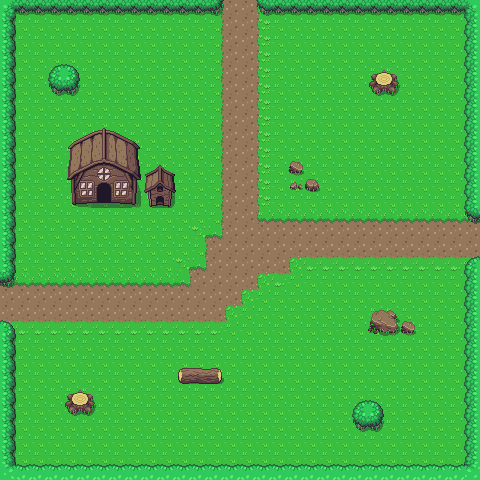

Rendered tile map (Tiled .tmx) drawn with the repository's tilesets; below, a short description and the full map source, tile grids included:
An orthogonal 30x30 tile map with 16x16 px tiles, 2 tile layers (Ground, Collisions) and 15 objects.

<map version="1.5" tiledversion="1.5.0" orientation="orthogonal" renderorder="left-down" width="30" height="30" tilewidth="16" tileheight="16" infinite="0" nextlayerid="4" nextobjectid="33">
 <tileset firstgid="1" source="overworld.tsx" />
 <layer id="1" name="Ground" width="30" height="30">
  <data encoding="csv">
1,1,1,1,1,1,1,1,1,1,1,1,1,1201,1202,1202,1203,1,1,1,1,1,1,1,1,1,1,1,1,1,
1,1,1,1,1,1,1,1,1,1,1,1,1,1201,1202,1202,1203,1,1,1,1,1,1,1,1,1,1,1,1,1,
1,1,1,1,1,1,1,1,1,1,1,1,1,1201,1202,1202,1203,1,1,1,1,1,1,1,1,1,1,1,1,1,
1,1,1,1,1,1,1,1,1,1,1,1,1,1201,1202,1202,1203,1,1,1,1,1,1,1,1,1,1,1,1,1,
1,1,1,1,1,1,1,1,1,1,1,1,1,1201,1202,1202,1203,1,1,1,1,1,1,1,1,1,1,1,1,1,
1,1,1,1,1,1,1,1,1,1,1,1,1,1201,1202,1202,1203,1,1,1,1,1,1,1,1,1,1,1,1,1,
1,1,1,1,1,1,1,1,1,1,1,1,1,1201,1202,1202,1203,1,1,1,1,1,1,1,1,1,1,1,1,1,
1,1,1,1,1,1,1,1,1,1,1,1,1,1201,1202,1202,1203,1,1,1,1,1,1,1,1,1,1,1,1,1,
1,1,1,1,1,1,1,1,1,1,1,1,1,1201,1202,1202,1203,1,1,1,1,1,1,1,1,1,1,1,1,1,
1,1,1,1,1,1,1,1,1,1,1,1,1,1201,1202,1202,1203,1,1,1,1,1,1,1,1,1,1,1,1,1,
1,1,1,1,1,1,1,1,1,1,1,1,1,1201,1202,1202,1203,1,1,1,1,1,1,1,1,1,1,1,1,1,
1,1,1,1,1,1,1,1,1,1,1,1,1,1201,1202,1202,1203,1,1,1,1,1,1,1,1,1,1,1,1,1,
1,1,1,1,1,1,1,1,1,1,1,1,1,1201,1202,1202,1203,1,1,1,1,1,1,1,1,1,1,1,1,1,
1,1,1,1,1,1,1,1,1,1,1,1,1,1201,1202,1202,1321,1162,1162,1162,1162,1162,1162,1162,1162,1162,1162,1162,1162,1162,
1,1,1,1,1,1,1,1,1,1,1,1,1161,1322,1202,1202,1202,1202,1202,1202,1202,1202,1202,1202,1202,1202,1202,1202,1202,1202,
1,1,1,1,1,1,1,1,1,1,1,1,1201,1202,1202,1202,1202,1202,1202,1202,1202,1202,1202,1202,1202,1202,1202,1202,1202,1202,
1,1,1,1,1,1,1,1,1,1,1,1161,1322,1202,1202,1202,1202,1202,1281,1242,1242,1242,1242,1242,1242,1242,1242,1242,1242,1242,
1162,1162,1162,1162,1162,1162,1162,1162,1162,1162,1162,1322,1202,1202,1202,1202,1281,1242,1243,1,1,1,1,1,1,1,1,1,1,1,
1202,1202,1202,1202,1202,1202,1202,1202,1202,1202,1202,1202,1202,1202,1202,1281,1243,1,1,1,1,1,1,1,1,1,1,1,1,1,
1202,1202,1202,1202,1202,1202,1202,1202,1202,1202,1202,1202,1202,1202,1281,1243,1,1,1,1,1,1,1,1,1,1,1,1,1,1,
1242,1242,1242,1242,1242,1242,1242,1242,1242,1242,1242,1242,1242,1242,1243,1,1,1,1,1,1,1,1,1,1,1,1,1,1,1,
1,1,1,1,1,1,1,1,1,1,1,1,1,1,1,1,1,1,1,1,1,1,1,1,1,1,1,1,1,1,
1,1,1,1,1,1,1,1,1,1,1,1,1,1,1,1,1,1,1,1,1,1,1,1,1,1,1,1,1,1,
1,1,1,1,1,1,1,1,1,1,1,1,1,1,1,1,1,1,1,1,1,1,1,1,1,1,1,1,1,1,
1,1,1,1,1,1,1,1,1,1,1,1,1,1,1,1,1,1,1,1,1,1,1,1,1,1,1,1,1,1,
1,1,1,1,1,1,1,1,1,1,1,1,1,1,1,1,1,1,1,1,1,1,1,1,1,1,1,1,1,1,
1,1,1,1,1,1,1,1,1,1,1,1,1,1,1,1,1,1,1,1,1,1,1,1,1,1,1,1,1,1,
1,1,1,1,1,1,1,1,1,1,1,1,1,1,1,1,1,1,1,1,1,1,1,1,1,1,1,1,1,1,
1,1,1,1,1,1,1,1,1,1,1,1,1,1,1,1,1,1,1,1,1,1,1,1,1,1,1,1,1,1,
1,1,1,1,1,1,1,1,1,1,1,1,1,1,1,1,1,1,1,1,1,1,1,1,1,1,1,1,1,1
</data>
 </layer>
 <layer id="2" name="Collisions" width="30" height="30">
  <data encoding="csv">
765,766,766,766,766,766,766,766,766,766,766,766,766,687,0,0,686,766,766,766,766,766,766,766,766,766,766,766,766,764,
728,0,0,0,0,0,0,0,0,0,0,0,0,0,0,0,0,0,0,0,0,0,0,0,0,0,0,0,0,727,
728,0,0,0,0,0,0,0,0,0,0,0,0,0,0,0,0,0,0,0,0,0,0,0,0,0,0,0,0,727,
728,0,0,0,0,0,0,0,0,0,0,0,0,0,0,0,0,0,0,0,0,0,0,0,0,0,0,0,0,727,
728,0,0,646,647,0,0,0,0,0,0,0,0,0,0,0,0,0,0,0,0,0,0,152,153,0,0,0,0,727,
728,0,0,686,687,0,0,0,0,0,0,0,0,0,0,0,0,0,0,0,0,0,0,192,193,0,0,0,0,727,
728,0,0,0,0,0,0,0,0,0,0,0,0,0,0,0,0,0,0,0,0,0,0,0,0,0,0,0,0,727,
728,0,0,0,0,0,0,0,0,0,0,0,0,0,0,0,0,0,0,0,0,0,0,0,0,0,0,0,0,727,
728,0,0,0,7,8,9,10,11,0,0,0,0,0,0,0,0,0,0,0,0,0,0,0,0,0,0,0,0,727,
728,0,0,0,47,48,49,50,51,0,0,0,0,0,0,0,0,0,0,0,0,0,0,0,0,0,0,0,0,727,
728,0,0,0,87,88,89,90,91,214,215,0,0,0,0,0,0,0,208,0,0,0,0,0,0,0,0,0,0,727,
728,0,0,0,127,128,129,130,131,254,255,0,0,0,0,0,0,0,211,209,0,0,0,0,0,0,0,0,0,727,
728,0,0,0,167,168,169,170,171,294,295,0,0,0,0,0,0,0,0,0,0,0,0,0,0,0,0,0,0,727,
728,0,0,0,0,0,0,0,0,0,0,0,0,0,0,0,0,0,0,0,0,0,0,0,0,0,0,0,0,686,
728,0,0,0,0,0,0,0,0,0,0,0,0,0,0,0,0,0,0,0,0,0,0,0,0,0,0,0,0,0,
728,0,0,0,0,0,0,0,0,0,0,0,0,0,0,0,0,0,0,0,0,0,0,0,0,0,0,0,0,0,
728,0,0,0,0,0,0,0,0,0,0,0,0,0,0,0,0,0,0,0,0,0,0,0,0,0,0,0,0,646,
687,0,0,0,0,0,0,0,0,0,0,0,0,0,0,0,0,0,0,0,0,0,0,0,0,0,0,0,0,727,
0,0,0,0,0,0,0,0,0,0,0,0,0,0,0,0,0,0,0,0,0,0,0,0,0,0,0,0,0,727,
0,0,0,0,0,0,0,0,0,0,0,0,0,0,0,0,0,0,0,0,0,0,0,450,451,0,0,0,0,727,
647,0,0,0,0,0,0,0,0,0,0,0,0,0,0,0,0,0,0,0,0,0,0,490,491,208,0,0,0,727,
728,0,0,0,0,0,0,0,0,0,0,0,0,0,0,0,0,0,0,0,0,0,0,0,0,0,0,0,0,727,
728,0,0,0,0,0,0,0,0,0,0,0,0,0,0,0,0,0,0,0,0,0,0,0,0,0,0,0,0,727,
728,0,0,0,0,0,0,0,0,0,0,204,205,206,0,0,0,0,0,0,0,0,0,0,0,0,0,0,0,727,
728,0,0,0,152,153,0,0,0,0,0,0,0,0,0,0,0,0,0,0,0,0,0,0,0,0,0,0,0,727,
728,0,0,0,192,193,0,0,0,0,0,0,0,0,0,0,0,0,0,0,0,0,646,647,0,0,0,0,0,727,
728,0,0,0,0,0,0,0,0,0,0,0,0,0,0,0,0,0,0,0,0,0,686,687,0,0,0,0,0,727,
728,0,0,0,0,0,0,0,0,0,0,0,0,0,0,0,0,0,0,0,0,0,0,0,0,0,0,0,0,727,
728,0,0,0,0,0,0,0,0,0,0,0,0,0,0,0,0,0,0,0,0,0,0,0,0,0,0,0,0,727,
645,726,726,726,726,726,726,726,726,726,726,726,726,726,726,726,726,726,726,726,726,726,726,726,726,726,726,726,726,644
</data>
 </layer>
 <objectgroup id="3" name="collision mask">
  <object id="2" x="0.5" y="0" width="219.5" height="14" />
  <object id="4" x="258" y="1" width="222" height="12.5" />
  <object id="5" x="464" y="3" width="14" height="217.5" />
  <object id="8" x="465.5" y="255.5" width="14.5" height="224.5" />
  <object id="10" x="0" y="464.5" width="480.5" height="15" />
  <object id="14" x="-0.5" y="320" width="15" height="160.5" />
  <object id="15" x="0" y="0.5" width="14.5" height="283.5" />
  <object id="19" x="369.5" y="71" width="29.5" height="24">
   <ellipse />
  </object>
  <object id="21" x="351.5" y="400" width="32" height="31">
   <ellipse />
  </object>
  <object id="23" x="66.5" y="391.5" width="27.5" height="23.5">
   <ellipse />
  </object>
  <object id="25" x="177.75" y="368.5" width="43.75" height="14" />
  <object id="27" x="48.25" y="64" width="32" height="30.5">
   <ellipse />
  </object>
  <object id="29" x="68" y="145.75">
   <polygon points="0,0 27.25,-15.25 36.25,-17.25 71,-1.25 72.5,29.25 91.75,19 107.75,28.5 108,47.25 104.25,61.75 80.5,61.75 79,47 69.75,46.5 67.25,58.5 43.5,58.25 43,37.5 28,38 28,58.25 4.5,59.5 1.5,34 -2.5,33.5" />
  </object>
  <object id="30" x="371.125" y="314">
   <polygon points="0,0 4.25,-5.25 20.875,-3.75 27.375,3 28.75,8.875 35.25,4.75 45,8.875 45.125,17.375 43,20.625 -2.75,20 -5.75,11.5" />
  </object>
  <object id="32" x="287.625" y="166.875">
   <polygon points="0,0 2.375,-5.875 7.75,-6.625 14.125,-4.875 16.75,0.75 16.75,6.75 17.125,12.25 23.125,10.25 28.375,11.625 32.75,14.75 33.5,19.875 32.5,22.875 29.25,25.5 20.625,25.875 15,23.875 11.125,23.25 6.75,23.25 1.375,22.375 -0.75,19.875 -1,16.875 3.75,9.75 3,8.375 1.25,6" />
  </object>
 </objectgroup>
</map>
